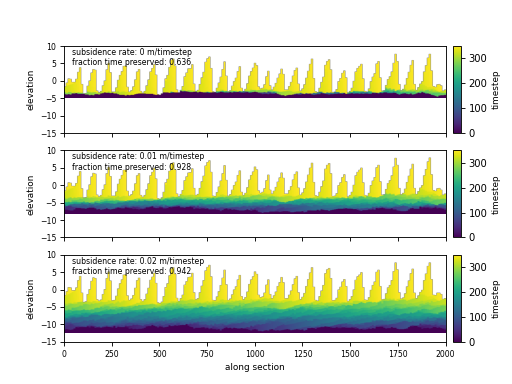

Generate this figure with Python:
aeolian = spl.sample_data.aeolian()

# define rates, in m/timestep
subs_rates = [0, 0.01, 0.02]

fig, ax = plt.subplots(
    len(subs_rates), 1,
    sharex=True, sharey=True)

for i, su in enumerate(subs_rates):
    # compute stratigraphy for elevation timeseries with subsidence
    vol, elev = spl.strat.compute_boxy_stratigraphy_volume(
        aeolian['eta'], aeolian['time'], sigma_dist=su,
        dz=0.1)

    # section index and calculation for preservation
    sec_idx = aeolian.shape[2] // 2
    sec_data = vol[:, :, sec_idx]
    sec_data_flat = sec_data[~np.isnan(sec_data)]
    fraction_preserved = (len(np.unique(sec_data_flat)) / aeolian.shape[0])

    # show a slice through the section
    im = ax[i].imshow(
        vol[:, :, sec_idx],
        extent=[0, aeolian.dim1_coords[-1], elev.min(), elev.max()],
        aspect='auto', origin='lower')
    cb = spl.plot.append_colorbar(im, ax=ax[i])
    cb.ax.set_ylabel(aeolian['time']['time'].units, fontsize=8)

    # label
    ax[i].text(
        0.02, 0.98,
        (f'subsidence rate: {su:} m/timestep\n'
        f'fraction time preserved: {fraction_preserved:}'),
        fontsize=7, transform=ax[i].transAxes,
        ha='left', va='top')

for axi in ax.ravel():
    axi.set_ylabel('elevation', fontsize=8)
    axi.set_ylim(-15, 10)
    axi.tick_params(labelsize=7)

ax[i].set_xlabel('along section', fontsize=8)

plt.show()
